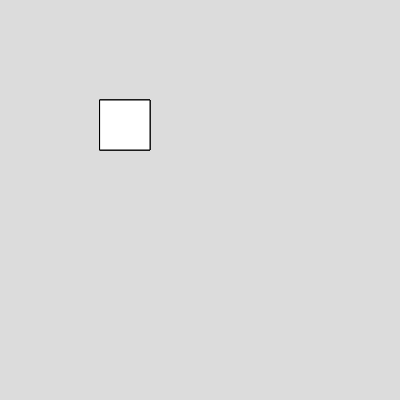
Frame 1 (no input)
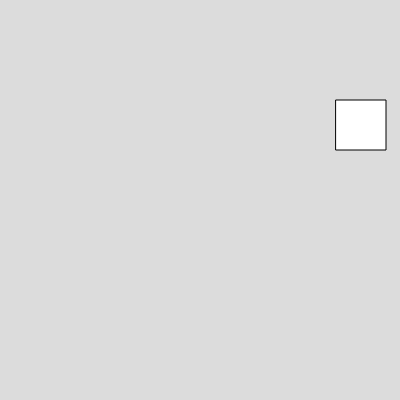
Frame 60 (no input)
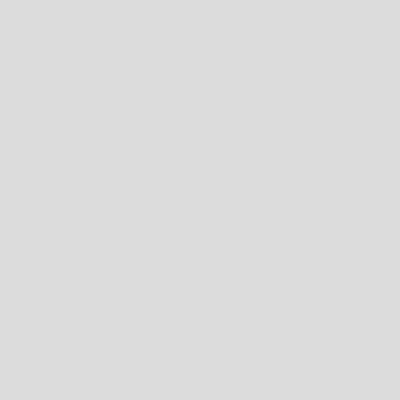
Frame 120 (the mouse pressed at the canvas centre since frame 60)

The p5.js sketch that drew these frames (run headless with seeded random() and noise() and a simulated clock; from frame 60 on, the mouse is pressed at the canvas centre):

// p5.js sketch
// ── sketch.js
var box1,box2,box3

function setup() 
{
  createCanvas(400, 400);
  box1=new Box();
  box2=new Box();
  box3=new Box();

}

function draw() 
{
  background(220);
  box1.show();
  box2.show();
  box3.show();
  box1.setspeed(4);
  box2.setspeed(8);
  box3.setspeed(6);
}


// ── box.js
class Box
  {
  constructor(){
    this.x=100;
    this.y=100;
    this.w=50;
    this.h=50;

  }
  show(){
    rect (this.x,this.y,this.w,this.h)
  }
  setspeed(z){
    this.x=this.x+z
  }
  }

  
